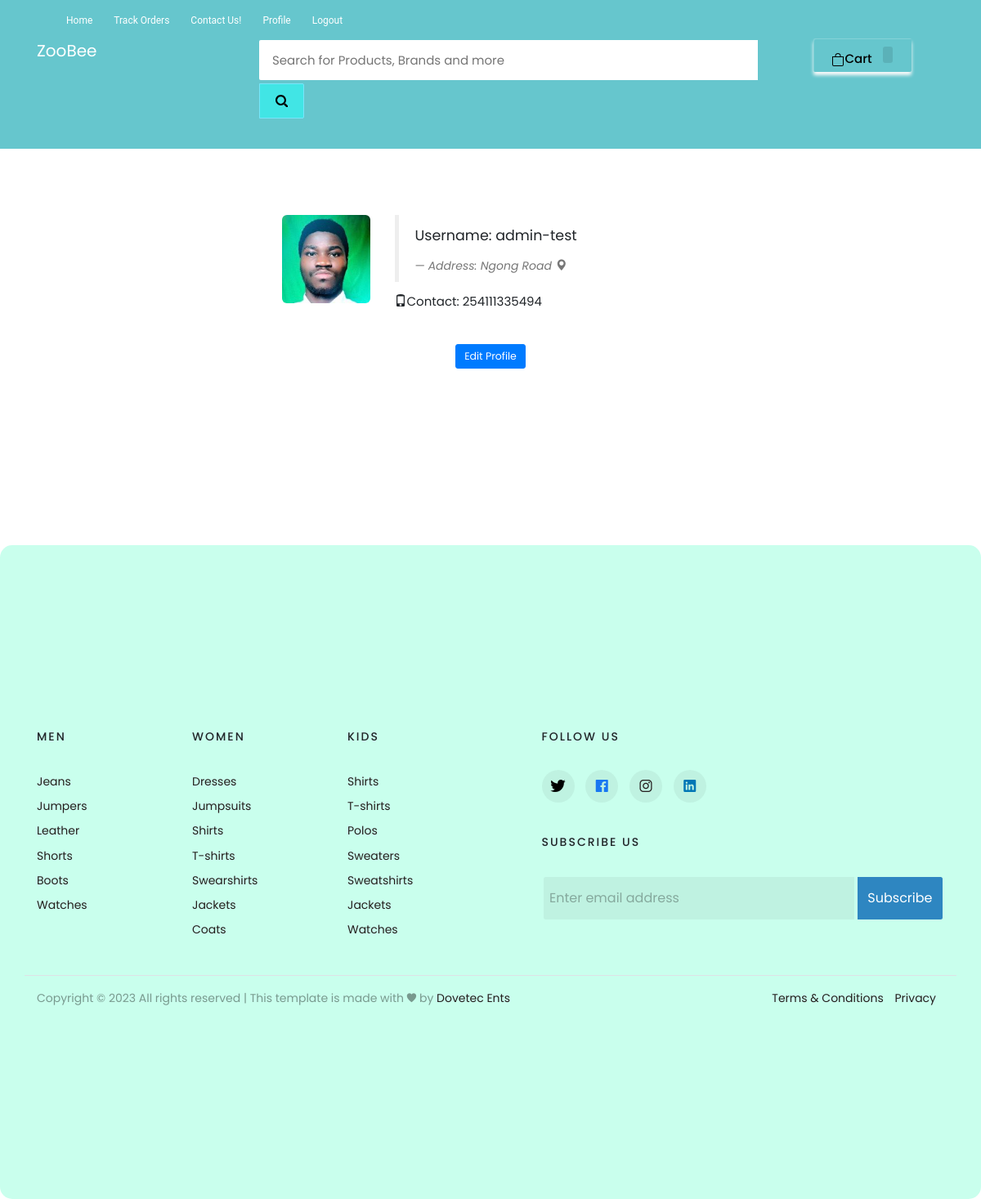
/my-profile (signed in), run on the app's committed database.
### ecom/models.py (models this page shows, shortened)
class Customer(models.Model):
    user=models.OneToOneField(User,on_delete=models.CASCADE)
    profile_pic= models.ImageField(upload_to='profile_pic/CustomerProfilePic/',null=True,blank=True)
    address = models.CharField(max_length=40)
    mobile = models.CharField(max_length=20,null=False)

### ecom/views.py (the view)
# urls.py: path('my-profile', views.my_profile_view,name='my-profile'),
@login_required(login_url='customerlogin')
@user_passes_test(is_customer)
def my_profile_view(request):
    customer=models.Customer.objects.get(user_id=request.user.id)
    return render(request,'ecom/my_profile.html',{'customer':customer})

### ecom/views.py (called while the page is built)
def is_customer(user):
    return user.groups.filter(name='CUSTOMER').exists()

### templates/ecom/my_profile.html (shortened to what this page needs)
{% extends 'ecom/customer_base.html' %}
{% load static %}
{% block content %}
{% include 'ecom/customer_navbar.html' %}
<br><br><br>
<div style="padding-left:300px;" class="container">
  <div class="col-sm-2 col-md-2">
    <img src="{% static customer.profile_pic.url %}" alt="profile pic" class="img-rounded img-responsive" />
  </div>
  <div class="col-sm-4 col-md-4">
    <blockquote>
      <p>Username: {{request.user}}</p> <small><cite title="Source Title">Address: {{customer.address}} <i
            class="glyphicon glyphicon-map-marker"></i></cite></small>
    </blockquote>
    <p><i class="glyphicon glyphicon-phone"></i>Contact: {{customer.mobile}}
    </p>
  </div>
</div>
<br>
<div style="text-align: center;">
  <a href="/edit-profile"><button class="btn btn-primary btn-lg"><span>Edit Profile </span></button></a>
</div>
<br><br><br><br><br><br>
{% endblock content %}

### templates/ecom/customer_base.html (style rules this page uses)
body { background-color: #f7f7f7; widows: calc(); }

### templates/ecom/my_profile.html (style rules this page uses)
body { background-color: #f7f7f7; }

### templates/ecom/customer_navbar.html (style rules this page uses)
body { background-color: #f7f7f7; }

### data on the page
Customer: profile_pic (picture), address "Ngong Road", mobile "254111335494"

### other printed values
{{ request.user }} "admin-test"
